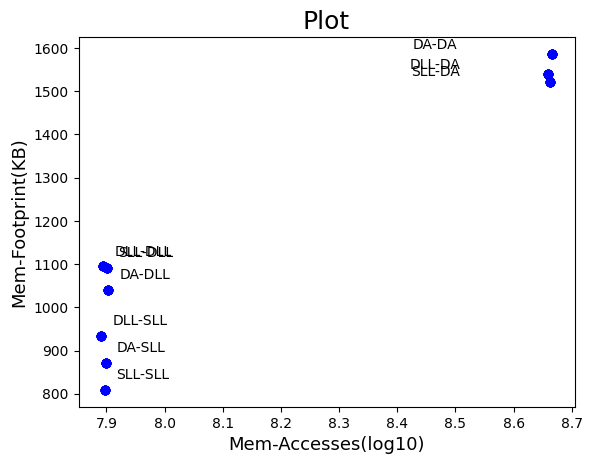

Write Python code to recreate this figure.
import numpy as np
import matplotlib.pyplot as plt
from math import log

def sunarthsh(i):
    if(i==2 or i==5 or i==8):
        return (-100,4)
    else:
        return (8,8)

x = [78843453, 79666891, 459437498, 77744776, 78456123, 456943681, 79257559, 79923684, 463461777]
x = [log(j,10) for j in x]
print(x)
y = [808.9, 1091.4, 1522, 934.1, 1094.4, 1539, 871.3, 1039.6, 1586]
#y = [w * 1000 for w in y]
types = ["SLL-SLL", "SLL-DLL", "SLL-DA", "DLL-SLL", "DLL-DLL", "DLL-DA", "DA-SLL", "DA-DLL", "DA-DA"]

fig, ax = plt.subplots()
ax.scatter(x, y)

ax.set_xlabel('Mem-Accesses(log10)', fontsize=13)
ax.set_ylabel('Mem-Footprint(KB)', fontsize=13)
ax.set_title('Plot', fontsize=18)

for i, txt in enumerate(types):
    ax.annotate(txt, (x[i], y[i]), xytext= sunarthsh(i), textcoords='offset points')
    plt.scatter(x, y, marker='o', color='blue')

plt.savefig("plot.png", bbox_inches="tight")
